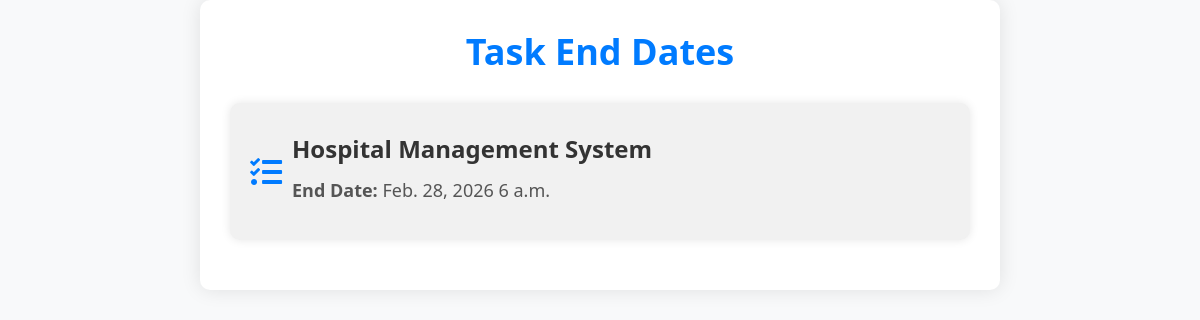
/AdminDashboard/task-end-dates/, run on an earlier commit of the app's database.
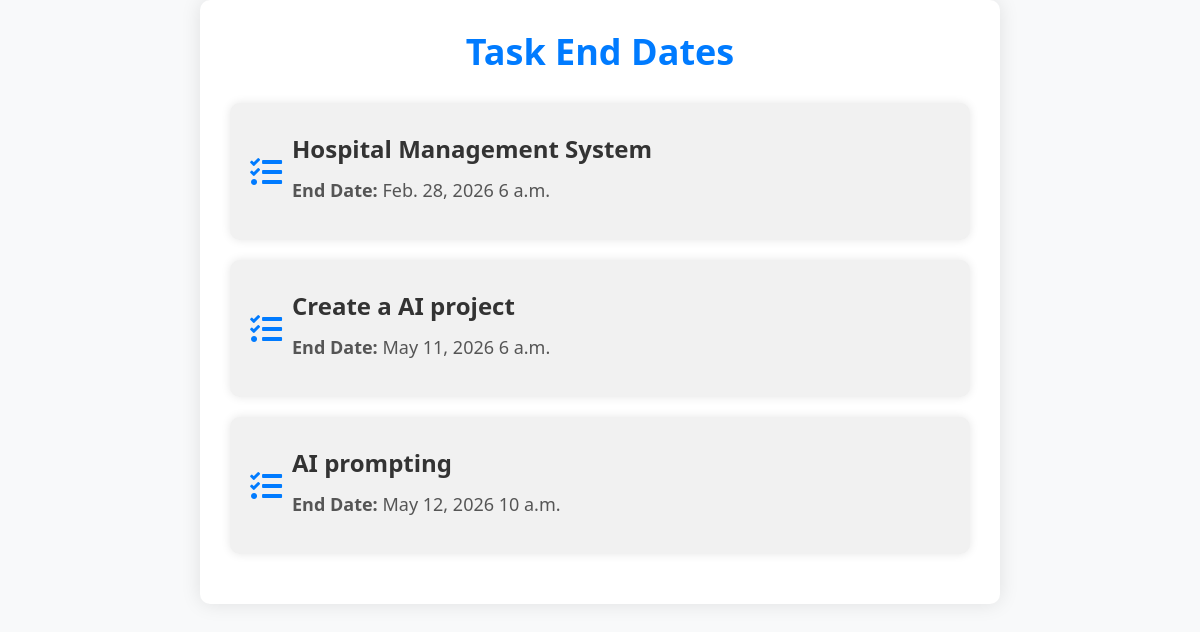
And on a later commit of the database.
### TaskApp/models.py (models this page shows, shortened)
class Task(models.Model):
    PRIORITY_CHOICES = [
        ('Low', 'Low'),
        ('Medium', 'Medium'),
        ('High', 'High'),
    ]
    CATEGORY_CHOICES = [
        ('Work', 'Work'),
        ('Personal', 'Personal'),
        ('Errands', 'Errands'),
    ]
    title = models.CharField(max_length=100)
    description = models.TextField()
    assigned_to = models.ForeignKey(Employee, on_delete=models.CASCADE)
    deadline_date = models.DateField()
    deadline_time = models.TimeField()
    email = models.EmailField()
    created_at = models.DateTimeField(default=timezone.now)
    priority = models.CharField(max_length=10, choices=PRIORITY_CHOICES, default='Medium')
    category = models.CharField(max_length=20, choices=CATEGORY_CHOICES, default='Work')

### TaskApp/views.py (the view)
# urls.py: path('AdminDashboard/task-end-dates/', views.task_end_dates, name='task_end_dates'),
def task_end_dates(request):
    tasks = Task.objects.all()
    return render(request, 'taskenddate.html', {'tasks': tasks})

### TaskApp/templates/taskenddate.html (shortened to what this page needs)
<!DOCTYPE html>
<html lang="en">
<head>
    <link href="https://cdnjs.cloudflare.com/ajax/libs/twitter-bootstrap/5.3.0/css/bootstrap.min.css" rel="stylesheet">
    <link href="https://cdnjs.cloudflare.com/ajax/libs/font-awesome/5.15.4/css/all.min.css" rel="stylesheet">
</head>
<body>
    <div class="container">
        <h1>Task End Dates</h1>
        <ul class="task-list">
            {% for task in tasks %}
            <li class="task-item">
                <div class="d-flex align-items-center">
                    <i class="fas fa-tasks task-icon"></i>
                    <div>
                        <p class="task-title">{{ task.title }}</p>
                        <p class="end-date"><strong>End Date:</strong> {{ task.deadline_date }} {{ task.deadline_time }}</p>
                    </div>
                </div>
            </li>
            {% endfor %}
        </ul>
    </div>
</body>
</html>

What changed in the data, as far as the page shows it:
added Task: title "Create a AI project", deadline_date "May 11, 2026", deadline_time "6 a.m."
added Task: title "AI prompting", deadline_date "May 12, 2026", deadline_time "10 a.m."
